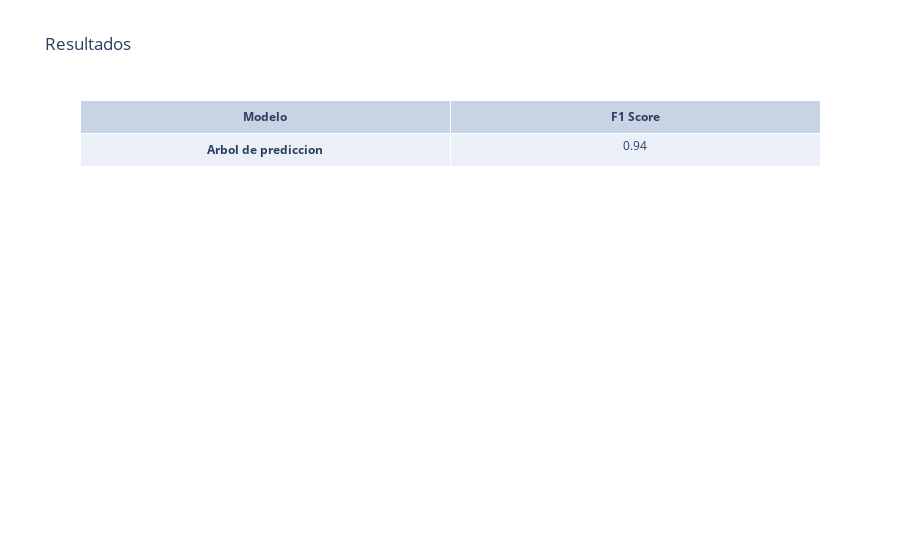

Notebook code for this chart:
### Code cell
arbol_decision.fit(x_train, y_train)

# Hacer predicciones en el conjunto de datos de prueba
arbol_decision_predicion= arbol_decision.predict(x_test)


fig = go.Figure(data=[go.Table(header=dict(values=['<b>Modelo<b>', '<b>F1 Score<b>']),                 
cells=dict(values=[['<b>Arbol de prediccion<b>'], [np.round(f1(arbol_decision_predicion,y_test),2)]]))])
fig.update_layout(title='Resultados')
fig.show()

### Figure 1 — Plotly figure (JSON) as saved in the notebook; plotly's stock layout.template omitted (floating-point values rounded to 4 significant figures)
{"data": [{"cells": {"values": [["<b>Arbol de prediccion<b>"], [0.94]]}, "header": {"values": ["<b>Modelo<b>", "<b>F1 Score<b>"]}, "type": "table"}], "layout": {"title": {"text": "Resultados"}}}
